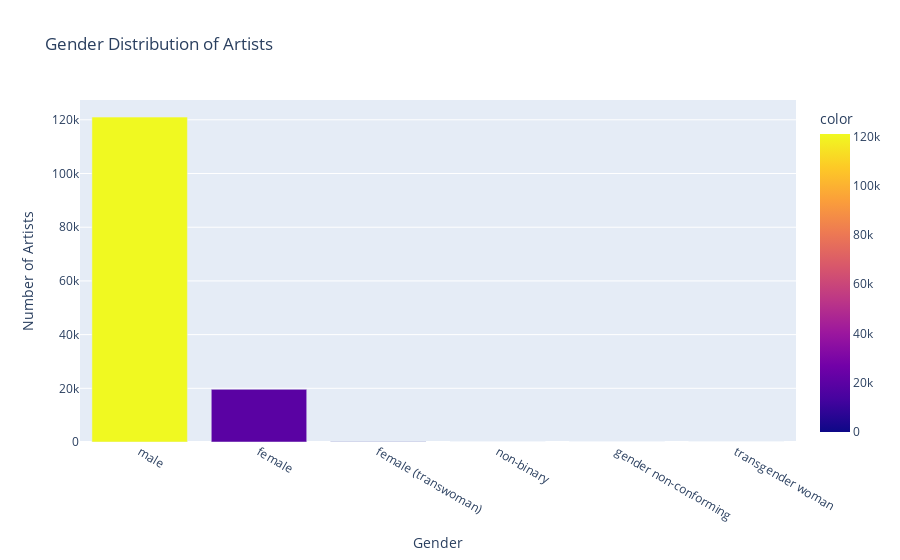

The notebook cell saved with this chart:
### Code cell
fig2 = px.bar(x=gender_counts.index, y=gender_counts.values, 
              title="Gender Distribution of Artists", 
              labels={"x": "Gender", "y": "Number of Artists"}, 
              color=gender_counts.values)
fig2.show()

### Figure 1 — Plotly figure (JSON) as saved in the notebook; plotly's stock layout.template omitted (floating-point values rounded to 4 significant figures)
{"data": [{"alignmentgroup": "True", "hovertemplate": "Gender=%{x}<br>Number of Artists=%{y}<br>color=%{marker.color}<extra></extra>", "legendgroup": "", "marker": {"color": [121010, 19608, 62, 12, 2, 1], "coloraxis": "coloraxis", "pattern": {"shape": ""}}, "name": "", "offsetgroup": "", "orientation": "v", "showlegend": false, "textposition": "auto", "type": "bar", "x": ["male", "female", "female (transwoman)", "non-binary", "gender non-conforming", "transgender woman"], "xaxis": "x", "y": [121010, 19608, 62, 12, 2, 1], "yaxis": "y"}], "layout": {"barmode": "relative", "coloraxis": {"colorbar": {"title": {"text": "color"}}, "colorscale": [[0, "#0d0887"], [0.1111, "#46039f"], [0.2222, "#7201a8"], [0.3333, "#9c179e"], [0.4444, "#bd3786"], [0.5556, "#d8576b"], [0.6667, "#ed7953"], [0.7778, "#fb9f3a"], [0.8889, "#fdca26"], [1, "#f0f921"]]}, "legend": {"tracegroupgap": 0}, "title": {"text": "Gender Distribution of Artists"}, "xaxis": {"anchor": "y", "domain": [0, 1], "title": {"text": "Gender"}}, "yaxis": {"anchor": "x", "domain": [0, 1], "title": {"text": "Number of Artists"}}}}
